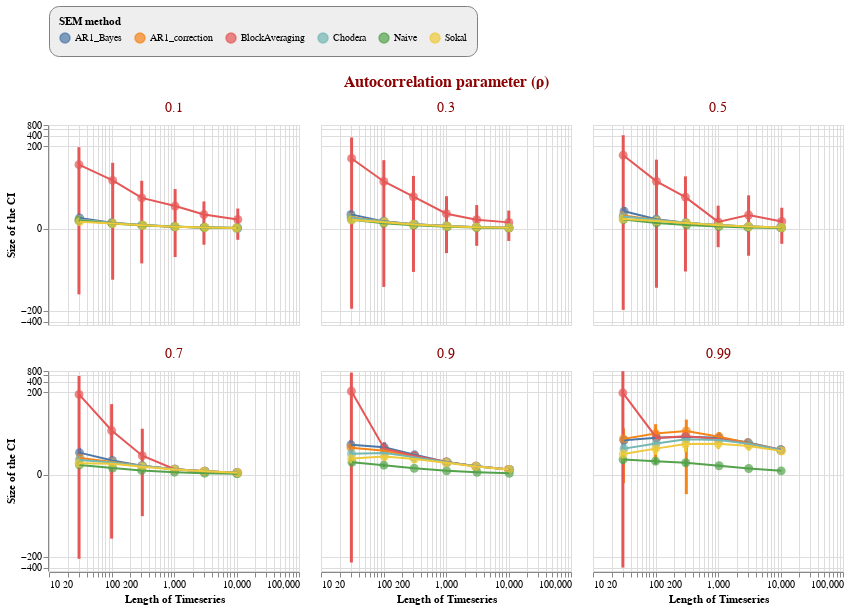

Notebook code cell kept with this figure:
### Code cell
# the base chart
base = alt.Chart(data2).transform_calculate(
    x_jittered = '0.05*random()*datum.timeSeriesLength+datum.timeSeriesLength',
    ymin = "datum.confIntLow",#"(1.95996*datum.std / 100)",
    ymax = "datum.confIntHigh",#"(1.95996*datum.std / 100)",
)


#generate the scatter points:
points = base.mark_point(filled=True).encode(
    x=alt.X('x_jittered:Q',scale=alt.Scale(type='log'),title='Length of Timeseries'),
    y=alt.Y('ci_size:Q',scale=alt.Scale(type='symlog'),title='Size of the CI'),
    size=alt.value(80),
    color=alt.Color('methodName', legend=alt.Legend(title="SEM method")))

#scale=alt.Scale(type='log')
#generate the scatter points:
line = base.mark_line().encode(
    x=alt.X('x_jittered:Q'),
    y=alt.Y('ci_size:Q'),
    color='methodName')

errorbars = base.mark_rule(strokeWidth=3).encode(
   alt.X("x_jittered:Q"),
   alt.Y("ymin:Q", title=''),
   alt.Y2("ymax:Q"),
   color='methodName'
)

chart = alt.layer(
    
  errorbars,
  points,
  line
    
).properties(
    width=250,
    height=200
    ).facet(facet=alt.Facet('trueRho:N',title='Autocorrelation parameter (ρ)'), columns=3)


chart = chart.configure_header(titleColor='darkred',
                       titleFontSize=16,
                      labelColor='darkred',
                      labelFontSize=14)

chart = chart.configure_legend(
    strokeColor='gray',
    fillColor='#EEEEEE',
    padding=10,
    cornerRadius=10,
    orient='top'
)


chart.interactive()

### Figure 1 — Vega-Lite specification as saved in the notebook (floating-point values rounded to 4 significant figures; data arrays with more than 128 entries replaced by an {"elided": "..."} marker saying what was removed)
{"config": {"view": {"continuousWidth": 400, "continuousHeight": 300}, "header": {"labelColor": "darkred", "labelFontSize": 14, "titleColor": "darkred", "titleFontSize": 16}, "legend": {"cornerRadius": 10, "fillColor": "#EEEEEE", "orient": "top", "padding": 10, "strokeColor": "gray"}}, "data": {"name": "data-cb07403fe367b77beb45bf2d2b09764b"}, "facet": {"type": "nominal", "field": "trueRho", "title": "Autocorrelation parameter (ρ)"}, "spec": {"layer": [{"mark": {"type": "rule", "strokeWidth": 3}, "encoding": {"color": {"type": "nominal", "field": "methodName"}, "x": {"type": "quantitative", "field": "x_jittered"}, "y": {"type": "quantitative", "field": "ymin", "title": ""}, "y2": {"field": "ymax"}}, "selection": {"selector001": {"type": "interval", "bind": "scales", "encodings": ["x", "y"]}}, "transform": [{"calculate": "0.05*random()*datum.timeSeriesLength+datum.timeSeriesLength", "as": "x_jittered"}, {"calculate": "datum.confIntLow", "as": "ymin"}, {"calculate": "datum.confIntHigh", "as": "ymax"}]}, {"mark": {"type": "point", "filled": true}, "encoding": {"color": {"type": "nominal", "field": "methodName", "legend": {"title": "SEM method"}}, "size": {"value": 80}, "x": {"type": "quantitative", "field": "x_jittered", "scale": {"type": "log"}, "title": "Length of Timeseries"}, "y": {"type": "quantitative", "field": "ci_size", "scale": {"type": "symlog"}, "title": "Size of the CI"}}, "transform": [{"calculate": "0.05*random()*datum.timeSeriesLength+datum.timeSeriesLength", "as": "x_jittered"}, {"calculate": "datum.confIntLow", "as": "ymin"}, {"calculate": "datum.confIntHigh", "as": "ymax"}]}, {"mark": "line", "encoding": {"color": {"type": "nominal", "field": "methodName"}, "x": {"type": "quantitative", "field": "x_jittered"}, "y": {"type": "quantitative", "field": "ci_size"}}, "transform": [{"calculate": "0.05*random()*datum.timeSeriesLength+datum.timeSeriesLength", "as": "x_jittered"}, {"calculate": "datum.confIntLow", "as": "ymin"}, {"calculate": "datum.confIntHigh", "as": "ymax"}]}], "height": 200, "width": 250}, "columns": 3, "$schema": "https://vega.github.io/schema/vega-lite/v4.8.1.json", "datasets": {"data-cb07403fe367b77beb45bf2d2b09764b": {"elided": "216 records"}}}
